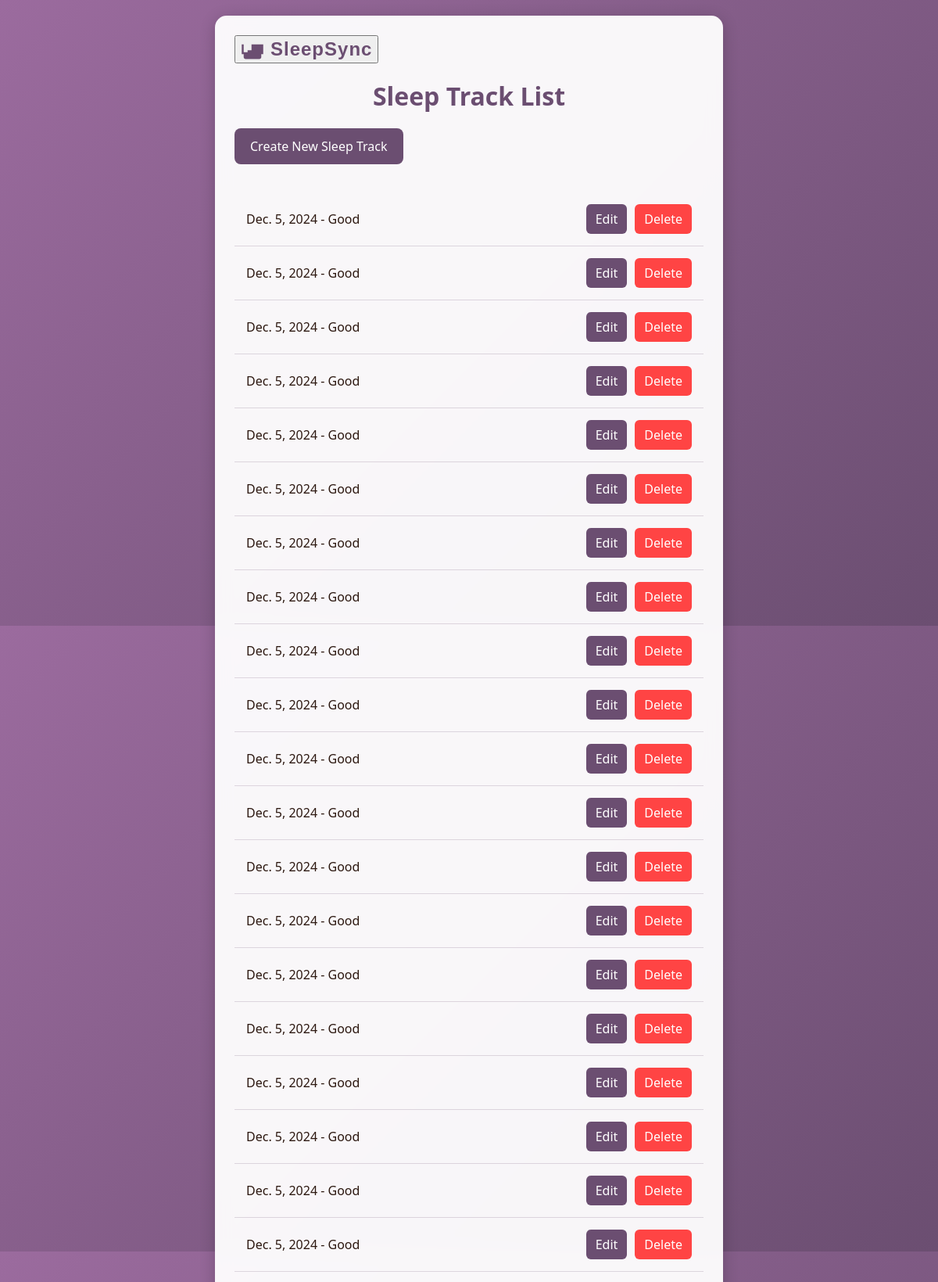
The page /tracker/sleeptrack/ (upper part) on the database its author committed.
### tracker/models.py (models this page shows, shortened)
class SleepTrack(models.Model):
    tracking_id = models.AutoField(primary_key=True)
    user = models.ForeignKey('User', on_delete=models.CASCADE)  # Correct the import issue
    date = models.DateField()
    sleep_duration = models.FloatField()  # Change to FloatField to store duration in hours
    sleep_quality = models.CharField(max_length=15)
    sleep_stages = models.CharField(max_length=15)
    schedule_id = models.IntegerField()

### tracker/views.py (the view)
# urls.py: path('sleeptrack/', views.sleeptrack_list, name='sleeptrack_list'),
def sleeptrack_list(request):
    sleep_tracks = SleepTrack.objects.all()
    return render(request, 'tracker/sleeptrack_list.html', {'sleep_tracks': sleep_tracks})

### tracker/templates/tracker/sleeptrack_list.html (shortened to what this page needs)
<!DOCTYPE html>
<html lang="en">
<head>
</head>
<body>
    <div class="container">
        <button class="logo" onclick="window.location.href='{% url 'landing_page' %}'">
            <svg viewBox="0 0 24 24">
                <path d="M19 7h-8v8H3V7H1v10h2v3c0 1.1.9 2 2 2h14c1.1 0 2-.9 2-2v-3h2V7h-2zM7 19h10v-6H7v6z"/>
            </svg>
            <span class="logo-text">SleepSync</span>
        </button>
        <h1>Sleep Track List</h1>
        <a href="{% url 'sleeptrack_create' %}" class="create-btn">Create New Sleep Track</a>
        <ul>
            {% for s in sleep_tracks %}
            <li>
                <div class="track-info">
                    {{ s.date }} - {{ s.sleep_quality }}
                </div>
                <div class="actions">
                    <a href="{% url 'sleeptrack_update' s.tracking_id %}" class="edit-btn">Edit</a>
                    <a href="{% url 'sleeptrack_delete' s.tracking_id %}" class="delete-btn">Delete</a>
                </div>
            </li>
            {% endfor %}
        </ul>
    </div>
</body>
</html>

### tracker/templates/tracker/sleeptrack_list.html (style rules this page uses)
body { font-family: 'Segoe UI', sans-serif; margin: 0; min-height: 100vh; background: linear-gradient(135deg, #9b6b9e 0%, #6b4e71 100%); display: flex; align-items: center; justify-content: center; padding: 20px; color: #2c1810; }
.container { width: 100%; max-width: 600px; background: rgba(255, 255, 255, 0.95); padding: 25px; border-radius: 15px; box-shadow: 0 4px 20px rgba(0, 0, 0, 0.2); backdrop-filter: blur(10px); }
.logo { display: flex; align-items: center; gap: 8px; margin-bottom: 20px; }
.logo svg { width: 30px; height: 30px; fill: #6b4e71; }
.logo-text { font-size: 24px; font-weight: bold; color: #6b4e71; letter-spacing: 1px; }
h1 { color: #6b4e71; text-align: center; margin: 20px 0; }
.create-btn { display: inline-block; padding: 12px 20px; background-color: #6b4e71; color: white; text-decoration: none; border-radius: 8px; margin-bottom: 20px; transition: background-color 0.3s ease; }
ul { list-style-type: none; padding: 0; }
li { padding: 15px; border-bottom: 1px solid rgba(107, 78, 113, 0.2); display: flex; justify-content: space-between; align-items: center; transition: background-color 0.3s ease; }
.track-info { flex-grow: 1; color: #2c1810; }
.actions { display: flex; gap: 10px; }
.edit-btn, .delete-btn { padding: 8px 12px; border-radius: 6px; text-decoration: none; transition: all 0.3s ease; }
.edit-btn { background-color: #6b4e71; color: white; }
.delete-btn { background-color: #ff4444; color: white; }

### rows shown on the page
SleepTrack: date "Dec. 5, 2024", sleep_quality "Good"
SleepTrack: date "Dec. 5, 2024", sleep_quality "Good"
SleepTrack: date "Dec. 5, 2024", sleep_quality "Good"
SleepTrack: date "Dec. 5, 2024", sleep_quality "Good"
SleepTrack: date "Dec. 5, 2024", sleep_quality "Good"
SleepTrack: date "Dec. 5, 2024", sleep_quality "Good"
SleepTrack: date "Dec. 5, 2024", sleep_quality "Good"
SleepTrack: date "Dec. 5, 2024", sleep_quality "Good"
SleepTrack: date "Dec. 5, 2024", sleep_quality "Good"
SleepTrack: date "Dec. 5, 2024", sleep_quality "Good"
SleepTrack: date "Dec. 5, 2024", sleep_quality "Good"
SleepTrack: date "Dec. 5, 2024", sleep_quality "Good"
SleepTrack: date "Dec. 5, 2024", sleep_quality "Good"
SleepTrack: date "Dec. 5, 2024", sleep_quality "Good"
SleepTrack: date "Dec. 5, 2024", sleep_quality "Good"
SleepTrack: date "Dec. 5, 2024", sleep_quality "Good"
SleepTrack: date "Dec. 5, 2024", sleep_quality "Good"
SleepTrack: date "Dec. 5, 2024", sleep_quality "Good"
SleepTrack: date "Dec. 5, 2024", sleep_quality "Good"
SleepTrack: date "Dec. 5, 2024", sleep_quality "Good"
